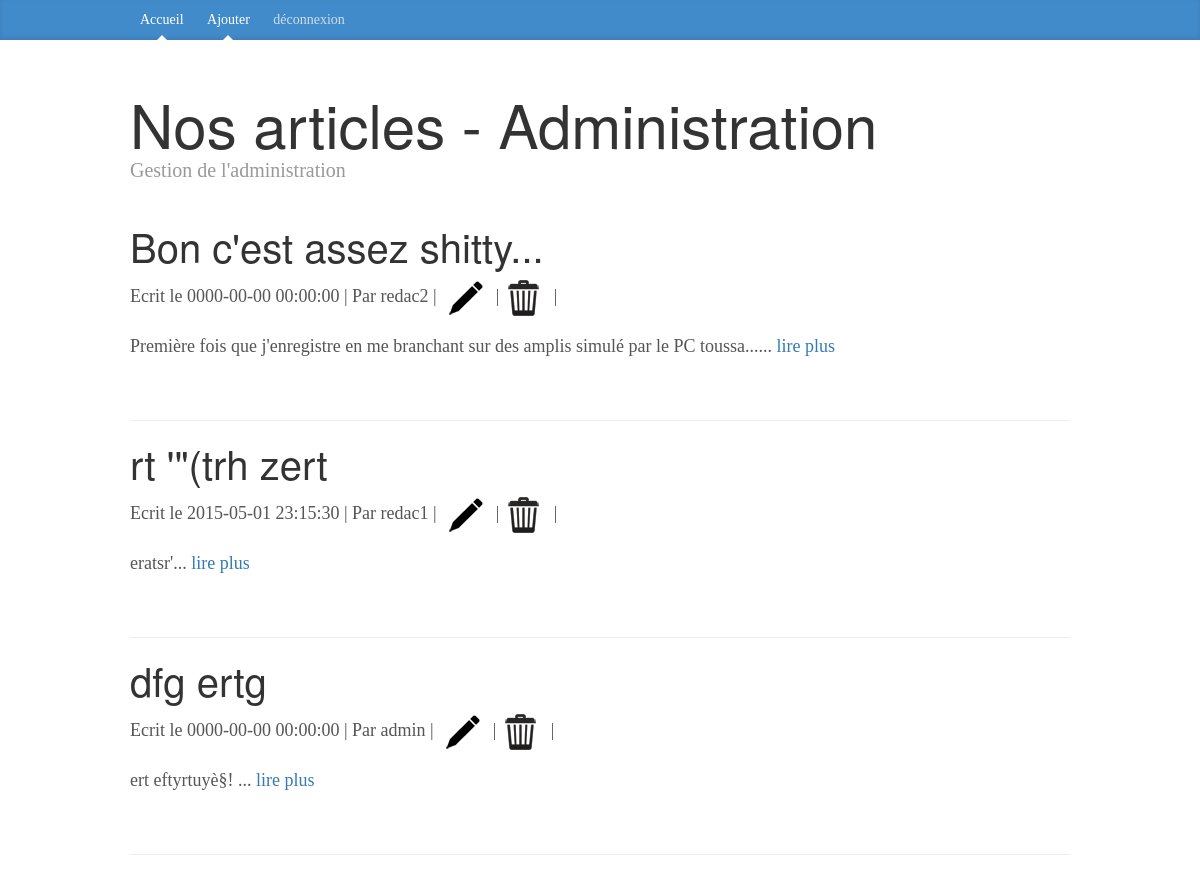
/ (signed in), run on the app's committed database.
### tables this page shows
CREATE TABLE IF NOT EXISTS `article` (
  `id` int(10) unsigned NOT NULL AUTO_INCREMENT,
  `letitre` varchar(120) DEFAULT NULL,
  `leslug` varchar(120) DEFAULT NULL,
  `letexte` text,
  `ladate` datetime DEFAULT NULL,
  `utilisateur_id` int(10) unsigned NOT NULL,
  PRIMARY KEY (`id`),
  UNIQUE KEY `leslug_UNIQUE` (`leslug`),
  KEY `fk_article_utilisateur1_idx` (`utilisateur_id`)
);

CREATE TABLE IF NOT EXISTS `utilisateur` (
  `id` int(10) unsigned NOT NULL AUTO_INCREMENT,
  `lelogin` varchar(60) DEFAULT NULL,
  `lepass` varchar(64) DEFAULT NULL,
  `lemail` varchar(150) DEFAULT NULL,
  `droit_id` smallint(5) unsigned NOT NULL,
  PRIMARY KEY (`id`),
  UNIQUE KEY `lelogin_UNIQUE` (`lelogin`),
  KEY `fk_utilisateur_droit_idx` (`droit_id`)
);

### modeles/maPDOClass.php (called while the page is built)
<?php
class MaPDO extends PDO {
    private static $connection;
    public static function getConnection($host, $util, $pwd, $erreur = false) {
        if (!isset(self::$connection)) {
            try {
                self::$connection = new PDO($host, $util, $pwd);
                if ($erreur) {
                    self::$connection->setAttribute(PDO::ATTR_ERRMODE, PDO::ERRMODE_EXCEPTION);
                }
            } catch (PDOException $e) {
                echo $e;
            }
        }
        return self::$connection;
    }
}

### modeles/ArticleManagerClass.php (called while the page is built, shortened)
<?php
class ArticleManager {
  protected $db;
  public function __construct()
  {
    $this->db = MaPDO::getConnection(DB_SELECT, DB_USER, DB_PWD, true);
  }
    public  function getList(){
        $recup = $this->db->query("SELECT a.*, u.lelogin FROM article  a
            INNER JOIN utilisateur u ON a.utilisateur_id = u.id ORDER BY a.id DESC;");
        return $recup->fetchAll(PDO::FETCH_OBJ);
    }
}

### vues/accueilAdminVue.php (the view, shortened to what this page needs)
<!DOCTYPE html>
<html>
    <head>
        <link href="vues/bootstrap3.3.5/css/bootstrap.min.css" rel="stylesheet">
        <link href="vues/bootstrap3.3.5/blog.css" rel="stylesheet">
    </head>
    <body>
    <div class="blog-masthead">
      <div class="container">
        <nav class="blog-nav">
          <a class="blog-nav-item active" href="./">Accueil</a>
          <a class="blog-nav-item active" href="?ajout">Ajouter</a>
          <a class="blog-nav-item" href='?deco'>déconnexion</a>
        </nav>
      </div>
    </div>
    <div class="container">
      <div class="blog-header">
        <h1 class="blog-title">Nos articles - Administration</h1>
        <p class="lead blog-description">Gestion de l'administration</p>
      </div>
      <div class="row">
        <div class="col-sm-12 blog-main">
<?php
            foreach ($prend AS $valeur) {
                echo "<div class='blog-post'>";
                echo "<h2 class='blog-post-title'>$valeur->letitre</h2>";
                echo "<p>Ecrit le " . $valeur->ladate . " | Par $valeur->lelogin | ";
                if($modif) echo "<img src='vues/img/modif.png' onclick='document.location.href=\"?slug=$valeur->leslug\"' alt='modifier' /> |";
                if($sup) echo "<img src='vues/img/sup.png' onclick='supr(\"$valeur->leslug\" ,\"$valeur->id\")' alt='supprimer' /> |";
                echo "</p><p>".substr($valeur->letexte,0,300)."... <a href='?page=$valeur->leslug'>lire plus</a></div>";
                echo "<hr/>";
            }
            ?>
        </div>
      </div>
    </div>
    </body>
</html>

### index.php (shortened to what this page needs)
<?php
if(isset($_SESSION['idutil'])||isset($_GET['connect'])){
    require 'controleurs/AdminControler.php';
}
else{
    require 'controleurs/ArticleControler.php';
}

### controleurs/AdminControler.php (shortened to what this page needs)
<?php
require 'modeles/maPDOClass.php';
if(isset($_POST['lelogin'])){
    $manage = new UtilisateurManager();
    $un = $manage->connectUn($_POST['lelogin'],$_POST['lepass']);
    if($un){
        $maSession = new Session();
        foreach ($un as $clef => $valeur) {
            $maSession->write($clef,$valeur);
        }
        $maSession->write("idutil",session_id());
        header("Location: ./");
    }else{
        $erreur_login = "Mauvais Login ou mot de passe!";
        require_once 'vues/connexionVue.php';
    }
}elseif(isset($_GET['deco'])){
    Session::deconnectSession();
    header("Location: ./");
}elseif(isset($_SESSION['idutil'])&&$_SESSION['idutil']==session_id()){
    require 'modeles/ArticleManagerClass.php';
    switch($_SESSION['droit_id']){
        case 1 :
        case 2 :
            $manage = new AdminArticleManager();
            $prend = $manage->getList();
            break;
    }
    if(empty($_GET)){
        $modif=true;$sup=true;
    require_once 'vues/accueilAdminVue.php';
    }
}else{
    require_once 'vues/connexionVue.php';
}
?>

### data on the page
article: letitre "Bon c'est assez shitty...", ladate "0000-00-00 00:00:00", utilisateur.lelogin "redac2", letexte "Première fois que j'enregistre en me branchant sur des amplis simulé par le PC toussa..."
article: letitre "rt '\"(trh zert", ladate "2015-05-01 23:15:30", utilisateur.lelogin "redac1", letexte "eratsr'"
article: letitre "dfg ertg", ladate "0000-00-00 00:00:00", utilisateur.lelogin "admin", letexte "ert eftyrtuyè§!"
